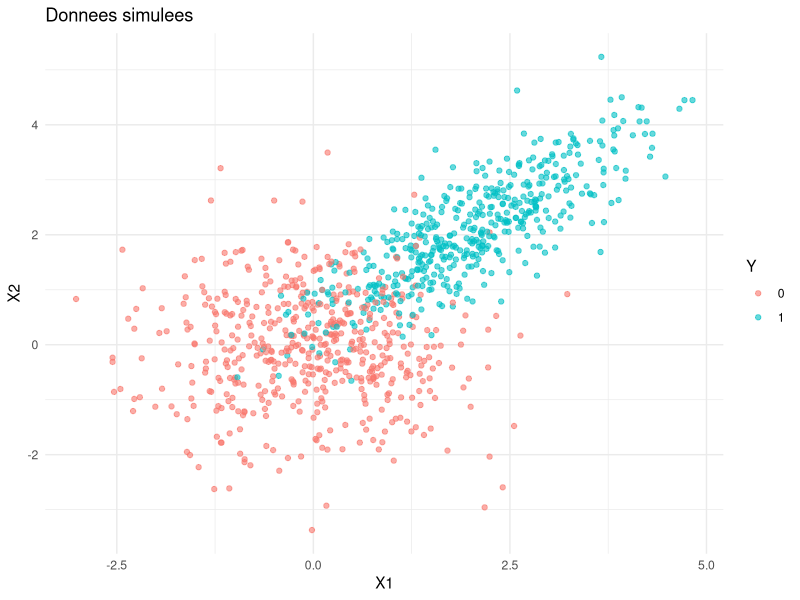
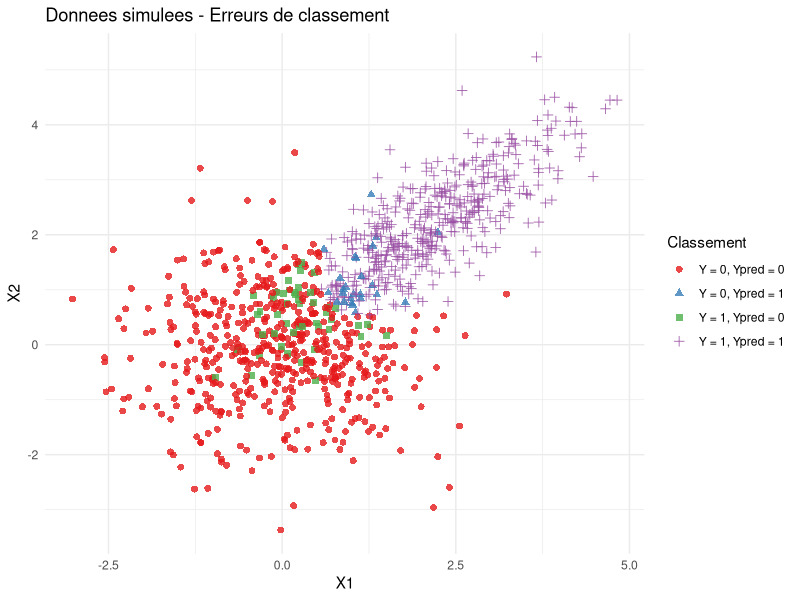
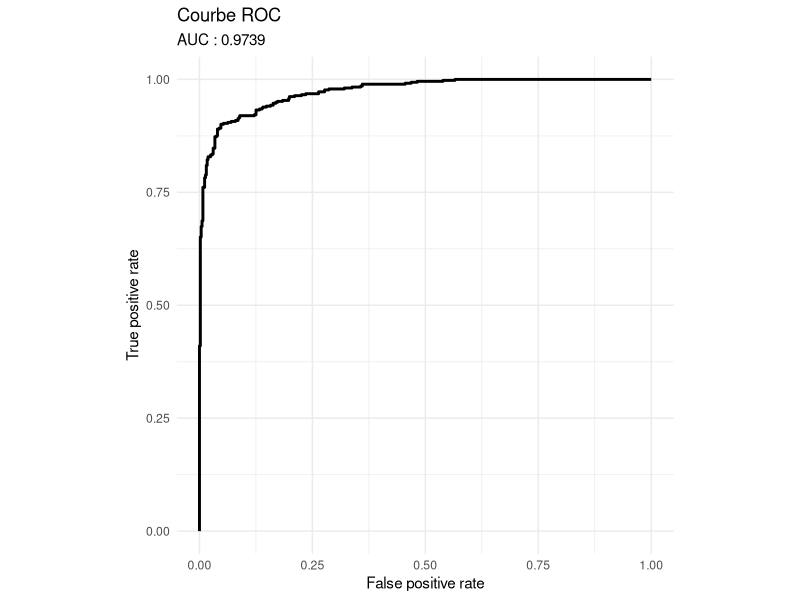
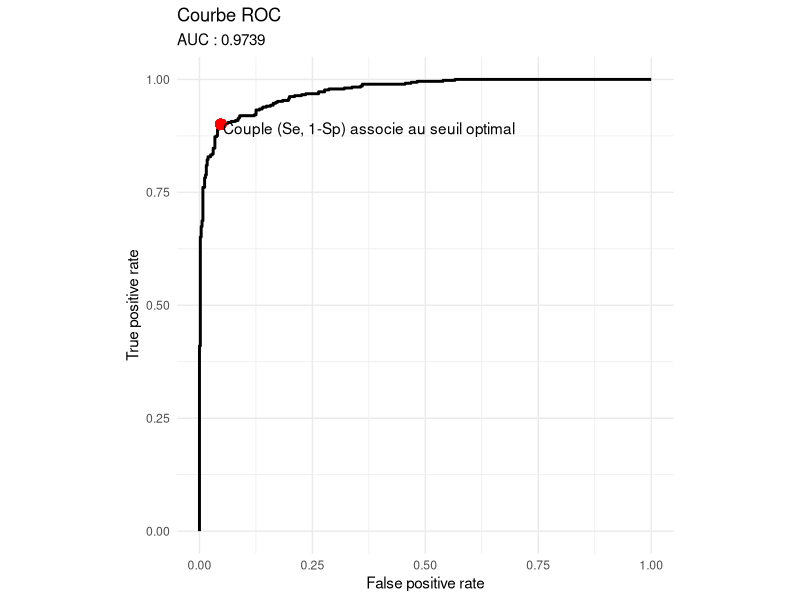

Here is the R script that generated these plots, in order:
# TP3 - Classification Supervisee
# Classification bayesienne naive avec loi normale multivariee

library(mvtnorm)
library(ggplot2)
library(ROCR)

set.seed(42)

# --- Question 2 : Simulation de Y ~ B(1, 0.5) ---
n <- 1000
Y <- rbinom(n, size = 1, prob = 0.5)

# --- Question 3 : Simulation de X sachant Y ---
# Parametres classe 0
mu0 <- c(0, 0)
sigma0 <- matrix(c(1, 0, 0, 1), nrow = 2)

# Parametres classe 1
mu1 <- c(2, 2)
sigma1 <- matrix(c(1, 0.8, 0.8, 1), nrow = 2)

X <- matrix(0, nrow = n, ncol = 2)
X[Y == 0, ] <- rmvnorm(sum(Y == 0), mean = mu0, sigma = sigma0)
X[Y == 1, ] <- rmvnorm(sum(Y == 1), mean = mu1, sigma = sigma1)
colnames(X) <- c("X1", "X2")

# --- Question 4 : Representation graphique ---
data_plot <- data.frame(X, Y = as.factor(Y))
p1 <- ggplot(data_plot, aes(x = X1, y = X2, color = Y)) +
  geom_point(alpha = 0.6) +
  labs(title = "Donnees simulees") +
  theme_minimal()
print(p1)

# --- Question 5 : Calcul des f_i(x) pour x = (1, 2) ---
x_test <- c(1, 2)
f0 <- dmvnorm(x_test, mean = mu0, sigma = sigma0)
f1 <- dmvnorm(x_test, mean = mu1, sigma = sigma1)
cat("f0(x) =", f0, "\n")
cat("f1(x) =", f1, "\n")

# --- Question 6 : Probabilites d'appartenance ---
pi0 <- mean(Y == 0)
pi1 <- mean(Y == 1)

p0 <- pi0 * f0 / (pi0 * f0 + pi1 * f1)
p1_x <- pi1 * f1 / (pi0 * f0 + pi1 * f1)
cat("P(Y=0|X=x) =", p0, "\n")
cat("P(Y=1|X=x) =", p1_x, "\n")

# --- Question 7 : Regle du MAP ---
classe_predite <- ifelse(p1_x > p0, 1, 0)
cat("Classe predite pour x=(1,2) :", classe_predite, "\n")

# --- Question 8 : Classification de tous les individus ---
f0_all <- dmvnorm(X, mean = mu0, sigma = sigma0)
f1_all <- dmvnorm(X, mean = mu1, sigma = sigma1)

t0_all <- pi0 * f0_all / (pi0 * f0_all + pi1 * f1_all)
t1_all <- pi1 * f1_all / (pi0 * f0_all + pi1 * f1_all)
t_all <- cbind(t0_all, t1_all)

Yp <- ifelse(t1_all > 0.5, 1, 0)

# --- Question 9 : Representation avec classes predites ---
data_ggplot <- data.frame(X, Y = as.factor(Y), YPred = as.factor(Yp))
data_ggplot$Classement <- factor(2 * as.numeric(Y) + Yp,
  levels = c(0, 1, 2, 3),
  labels = c(
    "Y = 0, Ypred = 0", "Y = 0, Ypred = 1",
    "Y = 1, Ypred = 0", "Y = 1, Ypred = 1"
  )
)

p2 <- ggplot(data = data_ggplot, aes(x = X1, y = X2, color = Classement, shape = Classement)) +
  geom_point(size = 2, alpha = 0.8) +
  labs(title = "Donnees simulees - Erreurs de classement") +
  theme_minimal() +
  scale_colour_brewer(palette = "Set1")
print(p2)

# --- Question 10 : Matrice de confusion et taux de mauvais classement ---
confusion <- table(Reel = Y, Predit = Yp)
cat("\nMatrice de confusion :\n")
print(confusion)

taux_erreur <- mean(Y != Yp)
cat("Taux de mauvais classement :", taux_erreur, "\n")

# --- Question 11 : Specificite et sensibilite ---
# Sensibilite = P(Yp=1 | Y=1) = VP / (VP + FN)
# Specificite = P(Yp=0 | Y=0) = VN / (VN + FP)
sensibilite <- confusion[2, 2] / sum(confusion[2, ])
specificite <- confusion[1, 1] / sum(confusion[1, ])
cat("Sensibilite :", sensibilite, "\n")
cat("Specificite :", specificite, "\n")

# --- Question 12 : Courbe ROC et AUC ---
pred_ROC <- prediction(t_all[, 2], Y)
perf_ROC <- performance(pred_ROC, "tpr", "fpr")

AUC_ROC <- performance(pred_ROC, "auc")

data_roc <- data.frame(X = perf_ROC@x.values[[1]], Y = perf_ROC@y.values[[1]])
p3 <- ggplot(data = data_roc, aes(x = X, y = Y)) +
  geom_line(size = 1) +
  labs(
    title = "Courbe ROC",
    subtitle = paste0("AUC : ", round(AUC_ROC@y.values[[1]], 4))
  ) +
  ylab(perf_ROC@y.name) +
  xlab(perf_ROC@x.name) +
  theme_minimal() +
  coord_fixed()
print(p3)

# --- Question 13 : Seuil optimal ---
CutPoint <- performance(pred_ROC, "cost", cost.fp = 1, cost.fn = 1)
SeuilOptimal <- pred_ROC@cutoffs[[1]][which.min(CutPoint@y.values[[1]])]
cat("Seuil optimal :", SeuilOptimal, "\n")

# Courbe ROC avec seuil optimal
idx_opt <- which.min(CutPoint@y.values[[1]])
p4 <- ggplot(data = data_roc, aes(x = X, y = Y)) +
  geom_line(size = 1) +
  geom_point(
    aes(
      x = perf_ROC@x.values[[1]][idx_opt],
      y = perf_ROC@y.values[[1]][idx_opt]
    ),
    colour = "red", size = 3
  ) +
  labs(
    title = "Courbe ROC",
    subtitle = paste0("AUC : ", round(AUC_ROC@y.values[[1]], 4))
  ) +
  ylab(perf_ROC@y.name) +
  xlab(perf_ROC@x.name) +
  annotate(
    geom = "text",
    x = 1.1 * perf_ROC@x.values[[1]][idx_opt],
    y = 0.99 * perf_ROC@y.values[[1]][idx_opt],
    label = "Couple (Se, 1-Sp) associe au seuil optimal",
    color = "black", hjust = 0
  ) +
  theme_minimal() +
  coord_fixed()
print(p4)

# --- Question 14 : Classification avec seuil optimal ---
Yp_opt <- ifelse(t_all[, 2] > SeuilOptimal, 1, 0)

confusion_opt <- table(Reel = Y, Predit = Yp_opt)
cat("\nMatrice de confusion (seuil optimal) :\n")
print(confusion_opt)

taux_erreur_opt <- mean(Y != Yp_opt)
cat("Taux de mauvais classement (seuil optimal) :", taux_erreur_opt, "\n")
